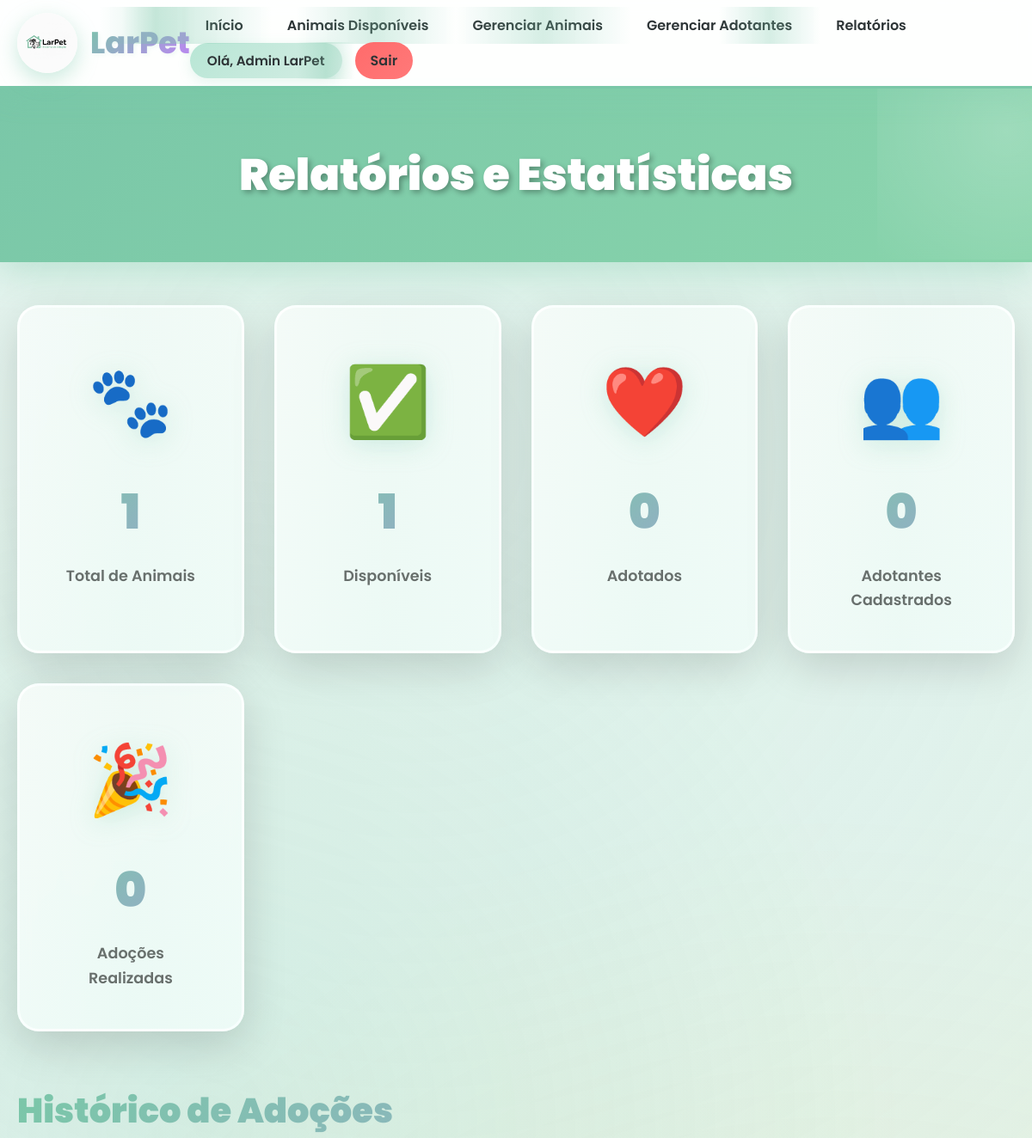
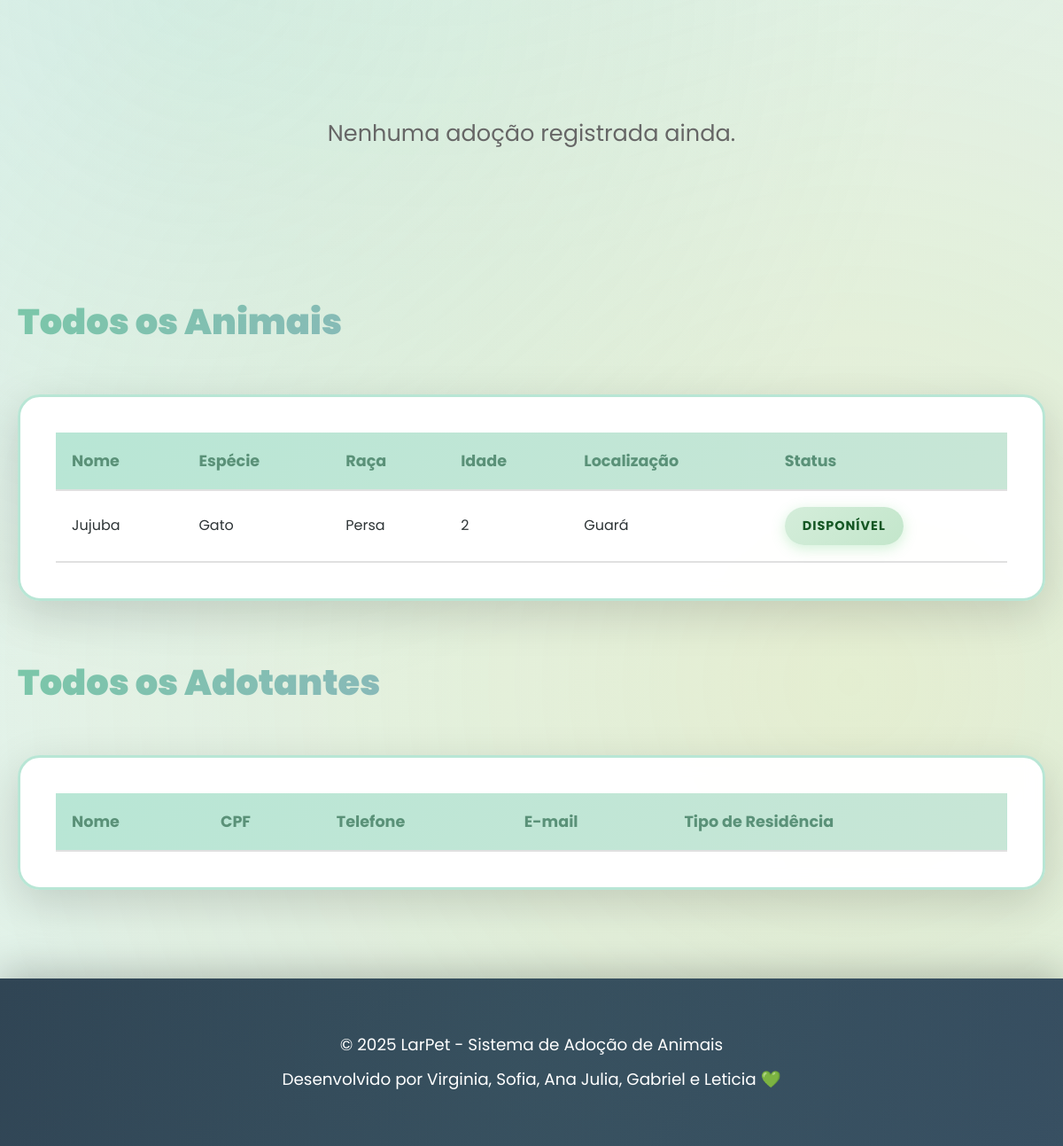
Page /relatorios (signed in) on the committed database (2 pictures, top to bottom).
### app.py (models this page shows)
class Animal(db.Model):
    id = db.Column(db.Integer, primary_key=True)
    nome = db.Column(db.String(100), nullable=False)
    especie = db.Column(db.String(50), nullable=False)
    raca = db.Column(db.String(50))
    idade = db.Column(db.String(20))
    status = db.Column(db.String(20), default='disponível')
    localizacao = db.Column(db.String(100))
    foto = db.Column(db.String(200))
    vacinacao = db.Column(db.Text)
    adocoes = db.relationship('Adocao', backref='animal', lazy=True)

### app.py (the view)
@app.route('/relatorios')
def relatorios():
    if 'usuario_id' not in session or session.get('tipo') != 'ONG':
        flash('Acesso restrito a ONGs.', 'error')
        return redirect(url_for('login'))
    animais = Animal.query.all()
    adotantes = Adotante.query.all()
    adocoes = Adocao.query.all()
    total_animais = len(animais)
    animais_disponiveis = len([a for a in animais if a.status == 'disponível'])
    animais_adotados = len([a for a in animais if a.status == 'adotado'])
    total_adotantes = len(adotantes)
    total_adocoes = len(adocoes)
    return render_template('relatorios.html',
                         animais=animais,
                         adotantes=adotantes,
                         adocoes=adocoes,
                         total_animais=total_animais,
                         animais_disponiveis=animais_disponiveis,
                         animais_adotados=animais_adotados,
                         total_adotantes=total_adotantes,
                         total_adocoes=total_adocoes)

### app.py (called while the page is built)
@app.after_request
def add_header(response):
    response.headers['Cache-Control'] = 'no-store, no-cache, must-revalidate, post-check=0, pre-check=0, max-age=0'
    response.headers['Pragma'] = 'no-cache'
    response.headers['Expires'] = '-1'
    return response

### templates/relatorios.html (shortened to what this page needs)
{% extends 'base.html' %}
{% block content %}
<div class="page-header">
    <div class="container">
        <h1>Relatórios e Estatísticas</h1>
    </div>
</div>
<div class="container">
    <div class="stats-grid">
        <div class="stat-card">
            <div class="stat-icon">🐾</div>
            <div class="stat-value">{{ total_animais }}</div>
            <div class="stat-label">Total de Animais</div>
        </div>
        <div class="stat-card">
            <div class="stat-icon">✅</div>
            <div class="stat-value">{{ animais_disponiveis }}</div>
            <div class="stat-label">Disponíveis</div>
        </div>
        <div class="stat-card">
            <div class="stat-icon">❤️</div>
            <div class="stat-value">{{ animais_adotados }}</div>
            <div class="stat-label">Adotados</div>
        </div>
        <div class="stat-card">
            <div class="stat-icon">👥</div>
            <div class="stat-value">{{ total_adotantes }}</div>
            <div class="stat-label">Adotantes Cadastrados</div>
        </div>
        <div class="stat-card">
            <div class="stat-icon">🎉</div>
            <div class="stat-value">{{ total_adocoes }}</div>
            <div class="stat-label">Adoções Realizadas</div>
        </div>
    </div>
    <div class="report-section">
        <h2>Histórico de Adoções</h2>
        {% if adocoes %}
        <div class="table-container">
            <table class="data-table">
                <thead>
                    <tr>
                        <th>Data</th>
                        <th>Animal</th>
                        <th>Adotante</th>
                        <th>CPF</th>
                        <th>Telefone</th>
                        <th>Status</th>
                    </tr>
                </thead>
                <tbody>
                    {% for adocao in adocoes %}
                    <tr>
                        <td>{{ adocao.data_adocao.strftime('%d/%m/%Y %H:%M') if adocao.data_adocao else '-' }}</td>
                        <td>{{ adocao.animal.nome }}</td>
                        <td>{{ adocao.adotante.nome }}</td>
                        <td>{{ adocao.adotante.cpf }}</td>
                        <td>{{ adocao.adotante.telefone }}</td>
                        <td><span class="badge badge-success">{{ adocao.status }}</span></td>
                    </tr>
                    {% endfor %}
                </tbody>
            </table>
        </div>
        {% else %}
        <p class="empty-state">Nenhuma adoção registrada ainda.</p>
        {% endif %}
    </div>
    <div class="report-section">
        <h2>Todos os Animais</h2>
        <div class="table-container">
            <table class="data-table">
                <thead>
                    <tr>
                        <th>Nome</th>
                        <th>Espécie</th>
                        <th>Raça</th>
                        <th>Idade</th>
                        <th>Localização</th>
                        <th>Status</th>
                    </tr>
                </thead>
                <tbody>
                    {% for animal in animais %}
                    <tr>
                        <td>{{ animal.nome }}</td>
                        <td>{{ animal.especie }}</td>
                        <td>{{ animal.raca or '-' }}</td>
                        <td>{{ animal.idade or '-' }}</td>
                        <td>{{ animal.localizacao or '-' }}</td>
                        <td><span
                                class="badge badge-{{ 'success' if animal.status == 'disponível' else 'secondary' }}">{{
                                animal.status }}</span></td>
                    </tr>
                    {% endfor %}
                </tbody>
            </table>
        </div>
    </div>
    <div class="report-section">
        <h2>Todos os Adotantes</h2>
        <div class="table-container">
            <table class="data-table">
                <thead>
                    <tr>
                        <th>Nome</th>
                        <th>CPF</th>
                        <th>Telefone</th>
                        <th>E-mail</th>
                        <th>Tipo de Residência</th>
                    </tr>
                </thead>
            </table>
        </div>
    </div>
</div>
{% endblock %}

### rows in the picture
Animal: nome "Jujuba", especie "Gato", raca "Persa", idade "2", localizacao "Guará", status "DISPONÍVEL"

### other values in the picture
{{ session.nome }} "Admin LarPet"
{{ total_animais }} "1"
{{ animais_disponiveis }} "1"
{{ animais_adotados }} "0"
{{ total_adotantes }} "0"
{{ total_adocoes }} "0"
